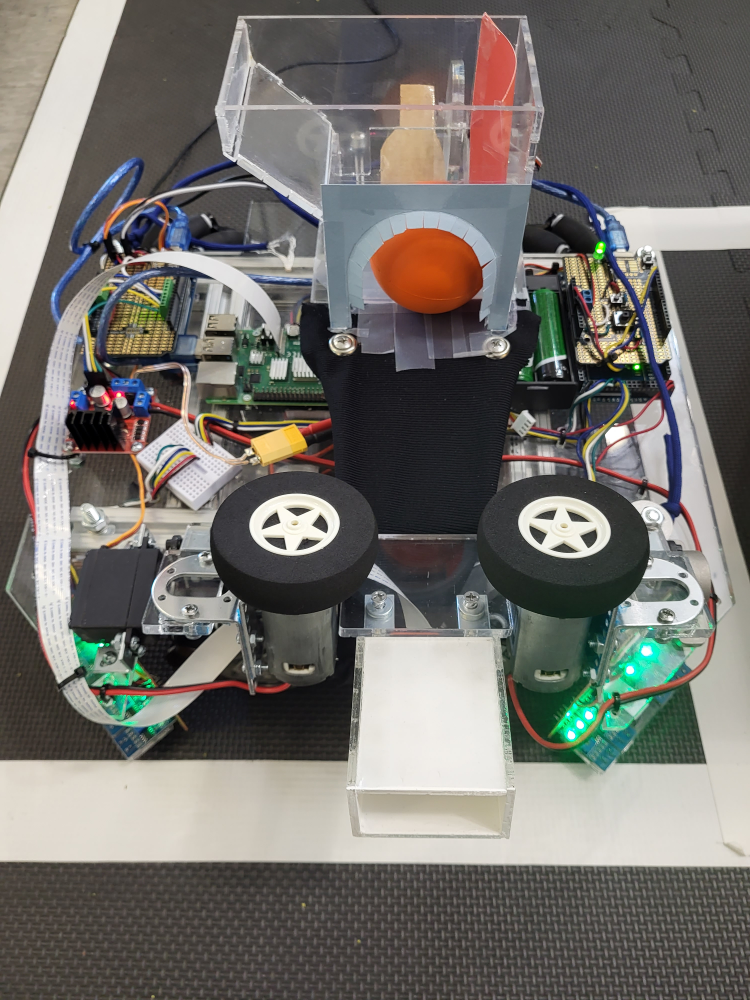
#> input picture 20230809_095924.jpg, 3000 x 4000 px, given in place of the camera (shown at 1/4 size)
$ python pi_cam_test_recog.py
#> lines starting #> are read from the running program, lines starting #| are printed output that depends on the picture; after the words box and inside, x2 and y2 are one past the last pixel; in counts of white or black regions, pixels touching at a corner belong together
import cv2
import numpy as np
import time
import csv
import serial

CAMERA_DEVICE_ID = 0
IMAGE_WIDTH = 320
IMAGE_HEIGHT = 240
counter = 1

cap = cv2.VideoCapture(0) # video capture source camera (Here webcam of laptop)
ret,frame = cap.read() # return a single frame in variable `frame`
#> frame is the input picture: shape (4000, 3000, 3); mean B, G, R 107.8, 112.6, 115.1
cv2.imwrite('shapes.jpg',frame)

# Load the image
image = cv2.imread('shapes.jpg')

# Convert image to HSV color space
hsv_image = cv2.cvtColor(image, cv2.COLOR_BGR2HSV)
#> hsv_image: shape (4000, 3000, 3); mean H, S, V 52.5, 38.1, 120.6
#green_pixel_rgb = (201,226,153)
hsv_value = cv2.cvtColor(image, cv2.COLOR_BGR2HSV)
lower = hsv_value - (50,10,20)
#> lower: shape (4000, 3000, 3) int64; mean H, S, V 2.5, 28.1, 100.6
upper = hsv_value + (50,10,20)
#> upper: shape (4000, 3000, 3) int64; mean H, S, V 102.5, 48.1, 140.6
#print(hsv_value)
# Define lower and upper bounds for green color in HSV
lower_green = (30,100,100)
upper_green = (80,215,215)
print(lower_green)
#print(upper_green)

# Create a binary mask for the green color
green_mask = cv2.inRange(hsv_image, lower_green, upper_green)
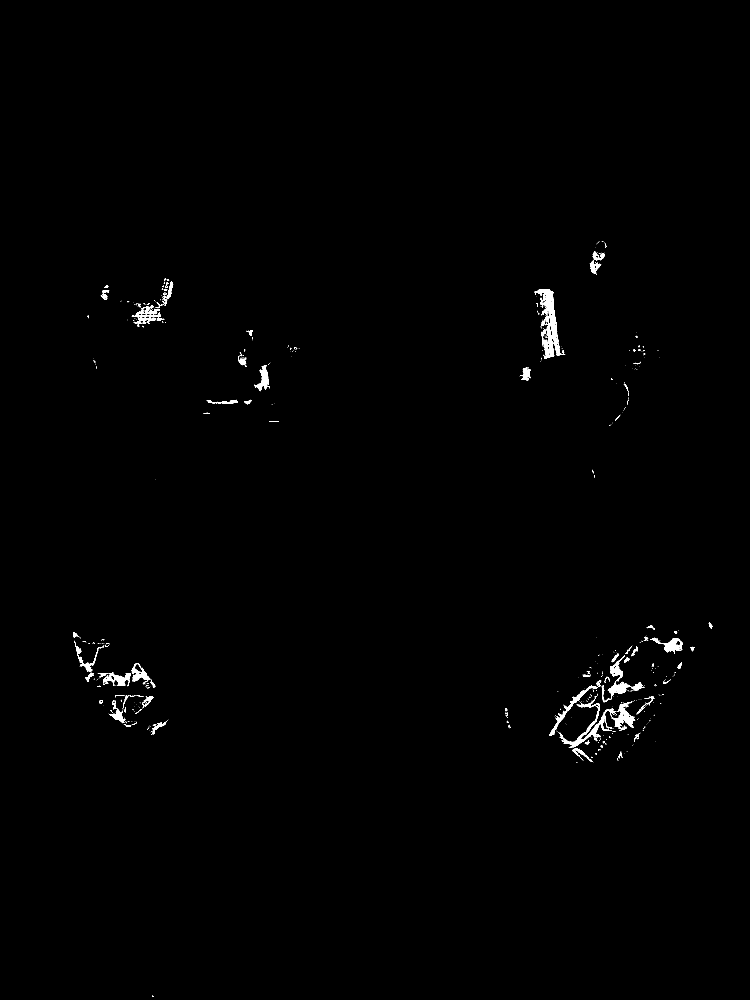
#> green_mask: shape (4000, 3000) (shown at 1/4 size); 0.5% white; 941 white regions (802 under 20 px), largest, box (x1, y1, x2, y2) and area: (2139, 1156, 2261, 1422) 6477, (2236, 2797, 2466, 2992) 5547, (2446, 2806, 2541, 2912) 3439

result_image = cv2.bitwise_and(image,image, mask= green_mask)

#save result image
cv2.imwrite("mask_file.jpg",result_image)

img = cv2.imread("mask_file.jpg")

gray_image = cv2.cvtColor(img, cv2.COLOR_BGR2GRAY)
ret, thresh = cv2.threshold(gray_image, 30, 255, 0)
#> thresh: shape (4000, 3000); 0.5% white; 941 white regions (802 under 20 px)
cv2.imshow("Gray",gray_image)
# Find contours in the binary mask
contours,hierarchy = cv2.findContours(thresh, cv2.RETR_TREE,cv2.CHAIN_APPROX_NONE)
#> contours = 1628 contours, 1477 with area under 20; largest, box (x1, y1, x2, y2) and area: (2139, 1156, 2261, 1422) 6476, (2236, 2797, 2466, 2992) 4776, (2164, 1264, 2217, 1436) 3394, (2446, 2806, 2541, 2912) 3332, (2608, 2551, 2731, 2614) 2890
print("Number of contours detected:",len(contours))
#| Number of contours detected: 1628

# Create a new blank image

for cnt in contours:
  img = cv2.drawContours(img, [cnt], -1, (0,255,255), 3)

  # compute the center of mass of the triangle
  M = cv2.moments(cnt)
  if M['m00'] != 0.0:
     x = int(M['m10']/M['m00'])
     y = int(M['m01']/M['m00'])
     cv2.circle(img,(x,y),5,255,-1)
     print(x)
     print(y)
#> this loop made 1628 passes
#> (cnt, x, y) on passes 19, 27, 59: ([[2474, 3027], [2475, 3026], [2476, 3027], [2475, 3028]], 2475, 3027), ([[2340, 3023], [2341, 3022], [2342, 3023], [2341, 3024]], 2341, 3023), ([[2253, 2951], [2253, 2952], [2254, 2951]], 2253, 2951)
#> (x, y) on passes 1, 5, 7, 9, 12, 15: (610, 3984), (2470, 3036), (2367, 3029), (2323, 3032), (2318, 3026), (2384, 3015)
#> (printed output is left out)

cv2.imshow("Shapes", img)
cv2.waitKey(0)
cv2.destroyAllWindows()


def error_check(x, y):
    cx=x;
    cy=y;
    target_x = 300
    target_y = 198
    # Calculate the distance
    if color_state == 1 or 2:
        # distance = np.sqrt((cx - target_x) ** 2 + (cy - target_y) ** 2)
        x_dist = abs(cx - target_x)
        y_dist = abs(cy - target_y)
        if x_dist > 10:
            if cx < target_x:
                print("move right") #bot motion
                command = "r"
                #motor_cmd_m(command)
            if cx > target_x:
                print("move left")
                command = "l"
                #motor_cmd_m(command)
        else:
            print("You got X!")
        if y_dist > 10:
            if cy > target_y:
                print("move down") # ramp motion
                command = "d"
                #motor_cmd_s(command)
            if cy < target_y:
                print("move up")
                 #motor_cmd_s(command)
        else:
            print("You got Y!")
